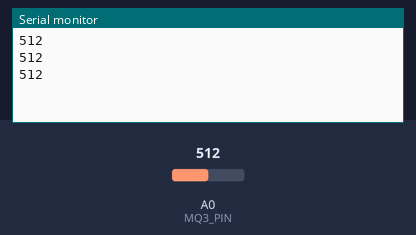
Recording of a sketch running on a simulated Arduino Uno, built with avr-gcc and run on an emulated ATmega328P. Parts: the last lines printed to the serial monitor. The inputs (shaded band) are chosen by the test bench; at power-on: A0 (MQ3_PIN) = 512.

Above: at 1.3 s.
1.4 s: A0 (MQ3_PIN) set to 716
At 1.9 s:
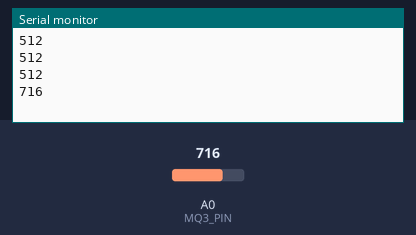
2.9 s: A0 (MQ3_PIN) set to 900
At 3.4 s:
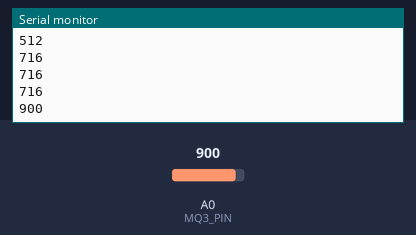
Timing chart, 0 to 5.9 s (numbered marks = the images above; inputs shaded):
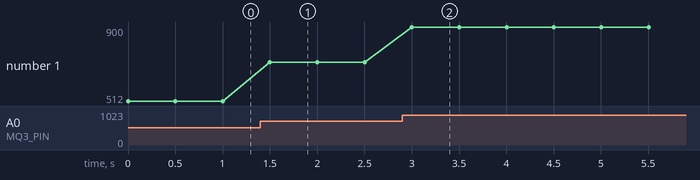

Measured:
- after the input at 1.4 s, the serial monitor: prints a new line after 0.10 s (image 1)
- after the input at 2.9 s, the serial monitor: prints a new line after 0.10 s (image 2)
- plotted number 1: 512 → 716 after the input at 1.4 s, 716 → 900 after the input at 2.9 s

The sketch:

alco_sensor.ino
```cpp
// alco_sensor.ino
//
// Streams raw MQ-3 analog readings over serial, one plain integer per line,
// at 9600 baud - the exact protocol alco_lock.ps1 / alco_lock.py expect.
//
// Hardware: Arduino Uno R3 (or compatible clone, e.g. ATmega328 + CH340) +
// a standard 4-pin MQ-3 breakout module (VCC / GND / DO / AO).
// See README.md "Hardware assembly" section for wiring.

const int MQ3_PIN = A0;                    // MQ-3 AO (analog out) pin
const unsigned long SAMPLE_INTERVAL_MS = 500; // matches the host script's 0.5s poll rate

void setup() {
  Serial.begin(9600);
  // No warmup delay here on purpose - the host script does its own 10s
  // (tunable) calibration window every time it starts, reading whatever
  // the sensor reports from the moment serial opens.
}

void loop() {
  int value = analogRead(MQ3_PIN);  // 0-1023
  Serial.println(value);
  delay(SAMPLE_INTERVAL_MS);
}
```
